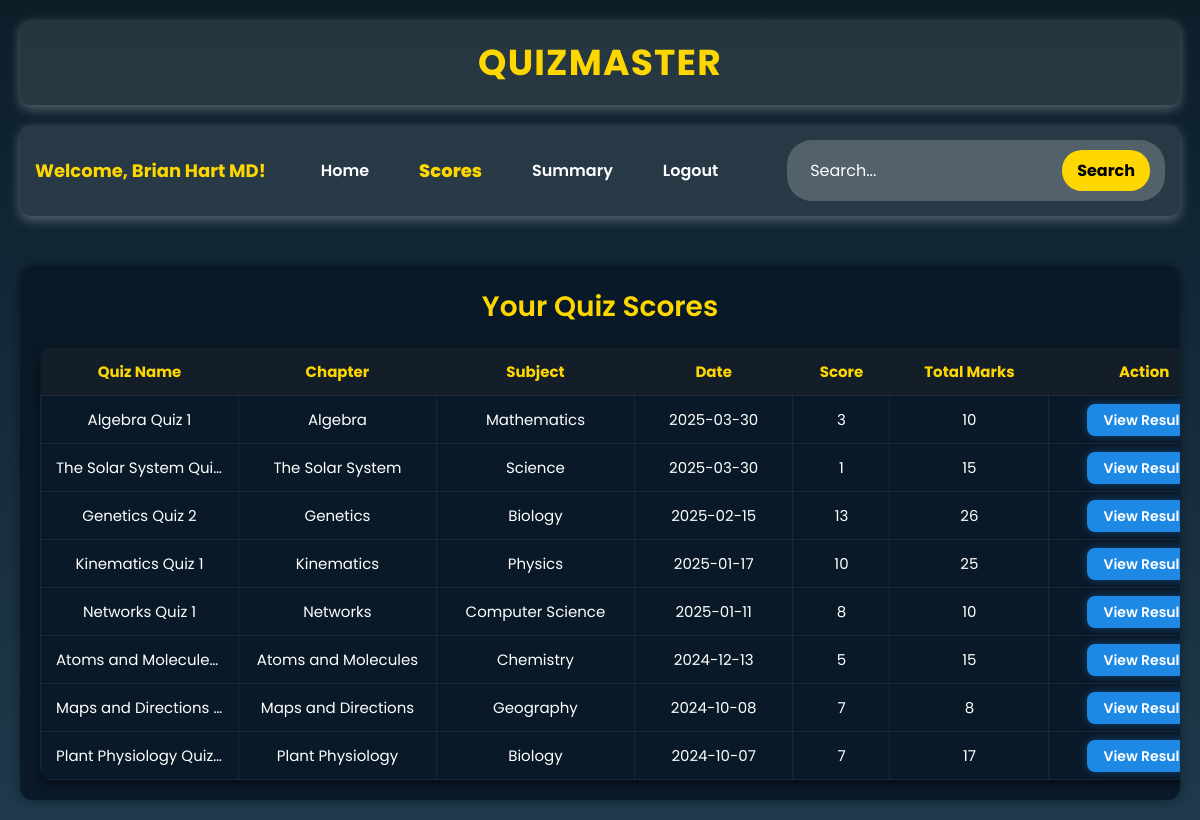
Screenshot of /scores (signed in) with the database file from the repository.
### models/database.py (models this page shows)
class User(db.Model):
    __tablename__ = 'user'
    user_id = db.Column(db.Integer, primary_key=True, autoincrement=True)
    username = db.Column(db.String(255), unique=True, nullable=False)
    password = db.Column(db.String(255), nullable=False)
    name = db.Column(db.String(255), nullable=False)
    qualification = db.Column(db.String(255), nullable=True)
    dob = db.Column(db.Date, nullable=True)
    role = db.Column(db.String(50), nullable=False, default='general', server_default='general')
    scores = db.relationship('Scores', backref='user', cascade="all, delete", lazy=True)

class Scores(db.Model):
    __tablename__ = 'scores'
    scr_id = db.Column(db.Integer, primary_key=True, autoincrement=True)
    quiz_id = db.Column(db.Integer, db.ForeignKey('quiz.quiz_id', ondelete="CASCADE"), index=True, nullable=False)
    user_id = db.Column(db.Integer, db.ForeignKey('user.user_id', ondelete="CASCADE"), index=True, nullable=False)
    time_stmt_of_attempt = db.Column(db.DateTime, default=datetime.utcnow, nullable=False)
    total_score = db.Column(db.Integer, nullable=False)

class Quiz(db.Model):
    __tablename__ = 'quiz'
    quiz_id = db.Column(db.Integer, primary_key=True, autoincrement=True)
    chap_id = db.Column(db.Integer, db.ForeignKey('chapter.chap_id', ondelete="CASCADE"), index=True, nullable=False)
    quiz_name = db.Column(db.String(255), nullable=False, default="Untitled Quiz")  # ✅ Added field
    date_of_quiz = db.Column(db.Date, nullable=True)
    duration = db.Column(db.Time, nullable=False)
    remarks = db.Column(db.Text, nullable=True)
    total_marks = db.Column(db.Integer, nullable=True)
    questions = db.relationship('Question', backref='quiz', cascade="all, delete", lazy=True)
    scores = db.relationship('Scores', backref='quiz', cascade="all, delete", lazy=True)

class Chapter(db.Model):
    __tablename__ = 'chapter'
    chap_id = db.Column(db.Integer, primary_key=True, autoincrement=True)
    chap_name = db.Column(db.String(255), nullable=False)
    chap_desc = db.Column(db.Text, nullable=True)
    sub_id = db.Column(db.Integer, db.ForeignKey('subject.sub_id', ondelete="CASCADE"), index=True, nullable=False)
    quizzes = db.relationship('Quiz', backref='chapter', cascade="all, delete", lazy=True)

class Subject(db.Model):
    __tablename__ = 'subject'
    sub_id = db.Column(db.Integer, primary_key=True, autoincrement=True)
    sub_name = db.Column(db.String(255), nullable=False, unique=True)
    sub_desc = db.Column(db.Text, nullable=True)
    chapters = db.relationship('Chapter', backref='subject', cascade="all, delete", lazy=True)

### controllers/studentcontroller.py (the view)
@app.route('/scores')
def scores():
    if "username" not in session:
        return redirect(url_for("login"))
    username = session["username"]
    user = User.query.filter_by(name=username).first()
    if not user:
        return redirect(url_for("login"))
    user_scores = Scores.query.filter_by(user_id=user.user_id) \
        .join(Scores.quiz) \
        .join(Quiz.chapter) \
        .join(Chapter.subject) \
        .order_by(desc(Scores.time_stmt_of_attempt)) \
        .all()
    return render_template('scores.html', scores=user_scores, username=user.name)

### templates/scores.html (shortened to what this page needs)
<!DOCTYPE html>
<html lang="en">
<head>
    <link rel="stylesheet" href="/static/scores.css">
</head>
<body>
    <div class="header-container">
        <h1 class="dashboard-title">QUIZMASTER</h1>
    </div>
    <nav class="navbar">
        <div class="nav-links">
            <p class="user-greeting">Welcome, {{ username }}!</p>
            <a href="/studentdashboard">Home</a>
            <a class="dashboard" href="/scores">Scores</a>
            <a href="/summary">Summary</a>
            <a href="/">Logout</a>
        </div>
        <form class="search-container" action="{{ url_for('user_search') }}" method="get">
            <input type="text" name="query" placeholder="Search...">
            <button type="submit">Search</button>
        </form>
    </nav>
    <div class="table-container">
        <h2 class="section-title">Your Quiz Scores</h2>
        {% if scores %}
        <table class="scores-table">
            <thead>
                <tr>
                    <th>Quiz Name</th>
                    <th>Chapter</th>
                    <th>Subject</th>
                    <th>Date</th>
                    <th>Score</th>
                    <th>Total Marks</th>
                    <th>Action</th>
                </tr>
            </thead>
            <tbody>
                {% for score in scores %}
                <tr>
                    <td>{{ score.quiz.quiz_name }}</td>
                    <td>{{ score.quiz.chapter.chap_name }}</td>
                    <td>{{ score.quiz.chapter.subject.sub_name }}</td>
                    <td>{{ score.time_stmt_of_attempt.strftime('%Y-%m-%d') }}</td>
                    <td>{{ score.total_score }}</td>
                    <td>{{ score.quiz.total_marks }}</td>
                    <td>
                        <a href="{{ url_for('result', quiz_id=score.quiz.quiz_id) }}" class="btn view-btn">View Result</a>
                    </td>
                </tr>
                {% endfor %}
            </tbody>
        </table>
        {% else %}
        <p class="no-scores">No quiz attempts yet.</p>
        {% endif %}
    </div>
</body>
</html>

### static/scores.css (style rules this page uses)
* { margin: 0; padding: 0; box-sizing: border-box; font-family: 'Poppins', sans-serif; }
body { background: linear-gradient(to bottom, #0b1e28, #162b3c, #1e3a4c); min-height: 100vh; display: flex; flex-direction: column; align-items: center; color: white; padding: 20px; }
.header-container { width: 100%; text-align: center; padding: 15px; background: rgba(255, 255, 255, 0.1); box-shadow: 0px 4px 12px rgba(255, 255, 255, 0.3); margin-bottom: 20px; border-radius: 10px; }
.quizmaster-title, .dashboard-title { font-size: 36px; font-weight: 700; color: #FFD700; letter-spacing: 1.2px; text-transform: uppercase; }
.navbar { width: 100%; display: flex; justify-content: space-between; align-items: center; padding: 15px; background: rgba(255, 255, 255, 0.1); box-shadow: 0px 4px 12px rgba(255, 255, 255, 0.3); margin-bottom: 30px; border-radius: 10px; }
.nav-links { display: flex; align-items: center; gap: 20px; flex-wrap: wrap; }
.nav-links a { color: white; text-decoration: none; font-weight: 600; padding: 10px 15px; transition: 0.3s; display: flex; justify-content: space-around; align-items: center; }
.user-greeting { font-size: 18px; font-weight: 700; color: #FFD700; margin-right: 20px; }
.nav-links .dashboard { color: #FFD700; font-size: 18px; font-weight: 800; }
.search-container { display: flex; align-items: center; gap: 10px; background: rgba(255, 255, 255, 0.2); padding: 10px 15px; border-radius: 25px; }
.search-container input { border: none; background: transparent; color: white; outline: none; font-size: 16px; width: 250px; padding: 8px; }
.search-container input::placeholder { color: #ffffff; opacity: 1; }
.search-container button { background: #FFD700; border: none; color: black; font-size: 16px; font-weight: bold; padding: 8px 15px; border-radius: 20px; cursor: pointer; transition: 0.3s; }
.table-container { width: 100%; background: rgba(10, 25, 40, 0.95); overflow-x: auto; border-radius: 12px; padding: 20px; box-shadow: 0 0 12px rgba(0, 0, 0, 0.4); margin-top: 20px; }
.section-title { font-size: 28px; font-weight: 600; margin-bottom: 20px; text-align: center; color: #FFD700; }
.scores-table { width: 100%; min-width: 1200px; border-collapse: collapse; border-radius: 12px; overflow: hidden; background: rgba(10, 25, 40, 1); box-shadow: 0px 4px 10px rgba(0, 0, 0, 0.5); }
.scores-table th { background-color: rgba(20, 30, 40, 1); color: #FFD700; font-weight: 700; padding: 12px 15px; font-size: 15px; text-align: center; }
.scores-table td { background-color: rgba(10, 25, 40, 1); color: white; padding: 12px 15px; font-size: 15px; text-align: center; border: 1px solid rgba(255, 255, 255, 0.06); white-space: nowrap; overflow: hidden; text-overflow: ellipsis; max-width: 150px; }
.view-btn { background-color: #1e88e5; color: #fff; padding: 6px 16px; border-radius: 8px; font-weight: 600; font-size: 14px; transition: background-color 0.3s ease, transform 0.2s ease; box-shadow: 0 0 8px rgba(30, 136, 229, 0.4); border: none; cursor: pointer; white-space: nowrap; text-decoration: none; }

### rows the page displays
User: name "Brian Hart MD"
Scores: quiz.quiz_name "Algebra Quiz 1", quiz.chapter.chap_name "Algebra", quiz.chapter.subject.sub_name "Mathematics", time_stmt_of_attempt "2025-03-30", total_score "3", quiz.total_marks "10"
Scores: quiz.quiz_name "The Solar System Qui…", quiz.chapter.chap_name "The Solar System", quiz.chapter.subject.sub_name "Science", time_stmt_of_attempt "2025-03-30", total_score "1", quiz.total_marks "15"
Scores: quiz.quiz_name "Genetics Quiz 2", quiz.chapter.chap_name "Genetics", quiz.chapter.subject.sub_name "Biology", time_stmt_of_attempt "2025-02-15", total_score "13", quiz.total_marks "26"
Scores: quiz.quiz_name "Kinematics Quiz 1", quiz.chapter.chap_name "Kinematics", quiz.chapter.subject.sub_name "Physics", time_stmt_of_attempt "2025-01-17", total_score "10", quiz.total_marks "25"
Scores: quiz.quiz_name "Networks Quiz 1", quiz.chapter.chap_name "Networks", quiz.chapter.subject.sub_name "Computer Science", time_stmt_of_attempt "2025-01-11", total_score "8", quiz.total_marks "10"
Scores: quiz.quiz_name "Atoms and Molecule…", quiz.chapter.chap_name "Atoms and Molecules", quiz.chapter.subject.sub_name "Chemistry", time_stmt_of_attempt "2024-12-13", total_score "5", quiz.total_marks "15"
Scores: quiz.quiz_name "Maps and Directions…", quiz.chapter.chap_name "Maps and Directions", quiz.chapter.subject.sub_name "Geography", time_stmt_of_attempt "2024-10-08", total_score "7", quiz.total_marks "8"
Scores: quiz.quiz_name "Plant Physiology Quiz…", quiz.chapter.chap_name "Plant Physiology", quiz.chapter.subject.sub_name "Biology", time_stmt_of_attempt "2024-10-07", total_score "7", quiz.total_marks "17"
